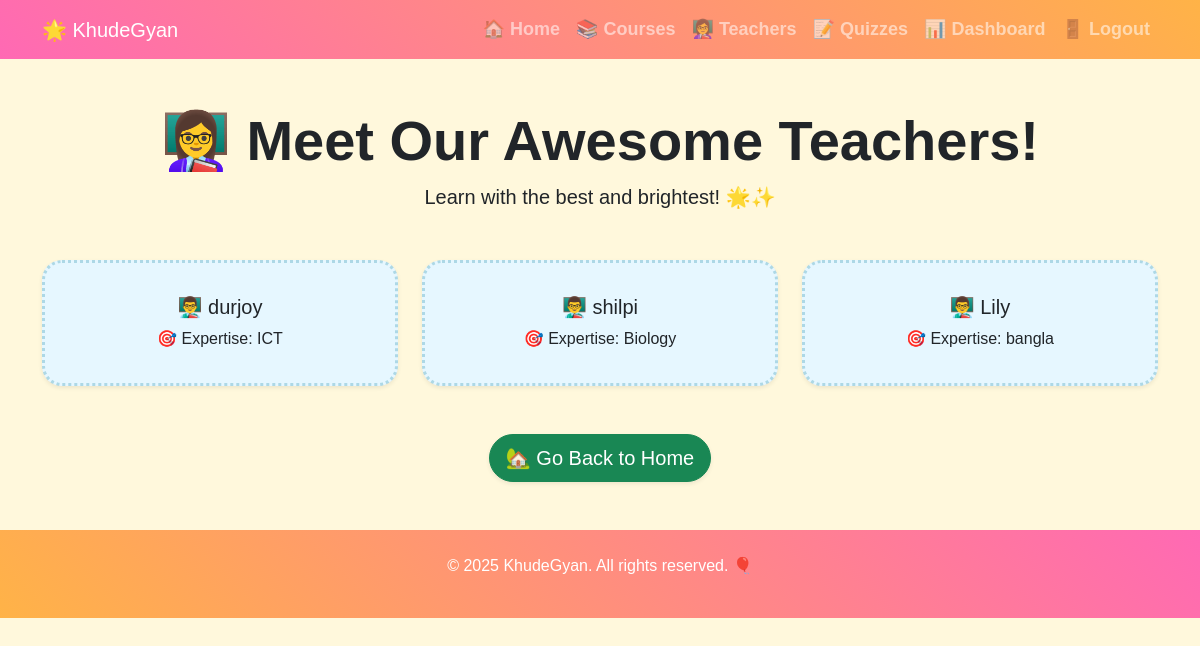
Screenshot of /teachers/ with the database file from the repository.
### app1/models.py (models this page shows, shortened)
class Teacher(models.Model):
    user = models.OneToOneField(User, on_delete=models.CASCADE)
    expertise_area = models.CharField(max_length=100)

class User(AbstractUser):
    ROLE_CHOICES = (
        ('student', 'Student'),
        ('teacher', 'Teacher'),
        ('parent', 'Parent'),
        ('admin', 'Admin'),
    )
    role = models.CharField(max_length=10, choices=ROLE_CHOICES)

### app1/views.py (the view)
# urls.py: path('teachers/', teacher_list, name='teacher_list'),
def teacher_list(request):
    teachers = Teacher.objects.all()
    return render(request, 'app1/teacher_list.html', {'teachers': teachers})

### app1/templates/app1/teacher_list.html (shortened to what this page needs)
<!DOCTYPE html>
<html lang="en">
<head>
    <link href="https://cdn.jsdelivr.net/npm/bootstrap@5.3.0/dist/css/bootstrap.min.css" rel="stylesheet">
</head>
<body>
<nav class="navbar navbar-expand-lg navbar-dark">
    <div class="container">
        <a class="navbar-brand" href="{% url 'home' %}">🌟 KhudeGyan</a>
        <div class="collapse navbar-collapse" id="navbarNav">
            <ul class="navbar-nav ms-auto text-center">
                <li class="nav-item"><a class="nav-link" href="{% url 'home' %}">🏠 Home</a></li>
                <li class="nav-item"><a class="nav-link" href="{% url 'course_list' %}">📚 Courses</a></li>
                <li class="nav-item"><a class="nav-link" href="{% url 'teacher_list' %}">👩‍🏫 Teachers</a></li>
                <li class="nav-item"><a class="nav-link" href="{% url 'quiz_list' %}">📝 Quizzes</a></li>
                <li class="nav-item"> <a href="{% url 'dashboard' %}" class="nav-link">📊 Dashboard</a></li>
                <li class="nav-item"><a class="nav-link" href="{% url 'logout' %}">🚪 Logout</a></li>
            </ul>
        </div>
    </div>
</nav>
<div class="container text-center my-5">
    <h1 class="display-4 fw-bold">👩‍🏫 Meet Our Awesome Teachers!</h1>
    <p class="lead">Learn with the best and brightest! 🌟✨</p>
</div>
<div class="container">
    <div class="row g-4">
        {% for teacher in teachers %}
        <div class="col-md-4">
            <div class="card teacher-card h-100 text-center shadow-sm p-3">
                <div class="card-body">
                    <h5 class="card-title">👨‍🏫 {{ teacher.user.username }}</h5>
                    <p class="card-text">🎯 Expertise: {{ teacher.expertise_area }}</p>
                </div>
            </div>
        </div>
        {% empty %}
        <div class="col-12 text-center">
            <p class="lead">No teachers available yet. 📖</p>
        </div>
        {% endfor %}
    </div>
</div>
<div class="container text-center my-5">
    <a href="{% url 'home' %}" class="btn btn-success btn-lg rounded-pill shadow-sm">
        🏡 Go Back to Home
    </a>
</div>
<footer class="text-white text-center py-4 mt-5">
    <div class="container">
        <p>&copy; 2025 KhudeGyan. All rights reserved. 🎈</p>
    </div>
</footer>
</body>
</html>

### app1/templates/app1/teacher_list.html (style rules this page uses)
body { font-family: 'Comic Sans MS', cursive, sans-serif; background-color: #fff8dc; }
.navbar { background: linear-gradient(45deg, #ff69b4, #ffb347); }
.teacher-card { border: 3px dotted #add8e6; border-radius: 20px; background-color: #e6f7ff; }
footer { background: linear-gradient(45deg, #ffb347, #ff69b4); font-family: 'Comic Sans MS', cursive, sans-serif; }
.navbar-nav .nav-link { font-weight: bold; font-size: 18px; }

### rows the page displays
Teacher: user.username "durjoy", expertise_area "ICT"
Teacher: user.username "shilpi", expertise_area "Biology"
Teacher: user.username "Lily", expertise_area "bangla"
